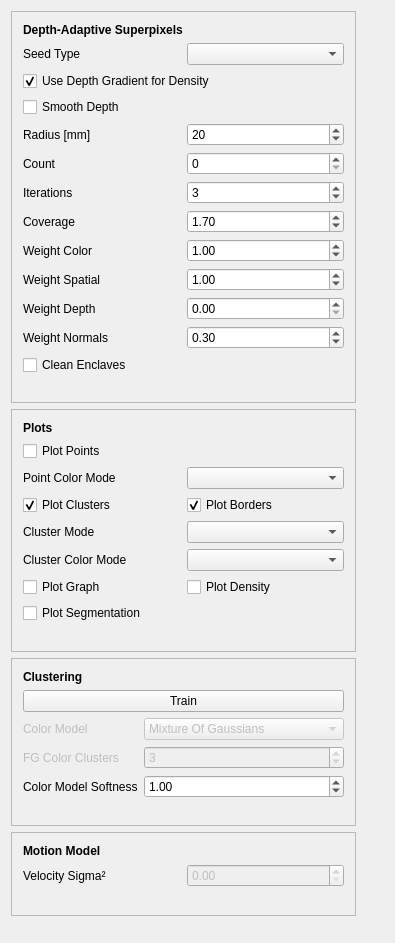
<?xml version="1.0" encoding="UTF-8"?>
<ui version="4.0">
 <class>WdgtSuperpixelParametersClass</class>
 <widget class="QWidget" name="WdgtSuperpixelParametersClass">
  <property name="geometry">
   <rect>
    <x>0</x>
    <y>0</y>
    <width>395</width>
    <height>943</height>
   </rect>
  </property>
  <property name="windowTitle">
   <string>Depth-Adaptive Super Pixels Parameters</string>
  </property>
  <layout class="QGridLayout" name="gridLayout">
   <item row="0" column="0">
    <widget class="QFrame" name="frame">
     <property name="frameShape">
      <enum>QFrame::StyledPanel</enum>
     </property>
     <property name="frameShadow">
      <enum>QFrame::Raised</enum>
     </property>
     <layout class="QGridLayout" name="gridLayout_2">
      <item row="10" column="0">
       <widget class="QLabel" name="label">
        <property name="text">
         <string>Weight Spatial</string>
        </property>
       </widget>
      </item>
      <item row="12" column="1">
       <widget class="QDoubleSpinBox" name="doubleSpinBoxWeightDepth">
        <property name="maximum">
         <double>10.000000000000000</double>
        </property>
        <property name="singleStep">
         <double>0.100000000000000</double>
        </property>
        <property name="value">
         <double>0.000000000000000</double>
        </property>
       </widget>
      </item>
      <item row="13" column="1">
       <widget class="QDoubleSpinBox" name="doubleSpinBoxWeightNormal">
        <property name="maximum">
         <double>10.000000000000000</double>
        </property>
        <property name="singleStep">
         <double>0.100000000000000</double>
        </property>
        <property name="value">
         <double>0.300000000000000</double>
        </property>
       </widget>
      </item>
      <item row="0" column="0" colspan="2">
       <widget class="QLabel" name="label_8">
        <property name="font">
         <font>
          <weight>75</weight>
          <bold>true</bold>
         </font>
        </property>
        <property name="text">
         <string>Depth-Adaptive Superpixels</string>
        </property>
       </widget>
      </item>
      <item row="8" column="0">
       <widget class="QLabel" name="label_6">
        <property name="text">
         <string>Coverage</string>
        </property>
       </widget>
      </item>
      <item row="10" column="1">
       <widget class="QDoubleSpinBox" name="doubleSpinBoxWeightSpatial">
        <property name="maximum">
         <double>10.000000000000000</double>
        </property>
        <property name="singleStep">
         <double>0.100000000000000</double>
        </property>
        <property name="value">
         <double>1.000000000000000</double>
        </property>
       </widget>
      </item>
      <item row="12" column="0">
       <widget class="QLabel" name="label_2">
        <property name="text">
         <string>Weight Depth</string>
        </property>
       </widget>
      </item>
      <item row="13" column="0">
       <widget class="QLabel" name="label_7">
        <property name="text">
         <string>Weight Normals</string>
        </property>
       </widget>
      </item>
      <item row="7" column="0">
       <widget class="QLabel" name="label_3">
        <property name="text">
         <string>Iterations</string>
        </property>
       </widget>
      </item>
      <item row="7" column="1">
       <widget class="QSpinBox" name="spinBoxIterations">
        <property name="maximum">
         <number>10</number>
        </property>
        <property name="value">
         <number>3</number>
        </property>
       </widget>
      </item>
      <item row="8" column="1">
       <widget class="QDoubleSpinBox" name="doubleSpinBoxCoverage">
        <property name="maximum">
         <double>10.000000000000000</double>
        </property>
        <property name="singleStep">
         <double>0.100000000000000</double>
        </property>
        <property name="value">
         <double>1.700000000000000</double>
        </property>
       </widget>
      </item>
      <item row="2" column="0">
       <widget class="QLabel" name="label_15">
        <property name="text">
         <string>Seed Type</string>
        </property>
       </widget>
      </item>
      <item row="2" column="1">
       <widget class="QComboBox" name="comboBoxSeedType">
        <property name="minimumSize">
         <size>
          <width>150</width>
          <height>0</height>
         </size>
        </property>
        <property name="currentIndex">
         <number>-1</number>
        </property>
       </widget>
      </item>
      <item row="9" column="0">
       <widget class="QLabel" name="label_4">
        <property name="text">
         <string>Weight Color</string>
        </property>
       </widget>
      </item>
      <item row="9" column="1">
       <widget class="QDoubleSpinBox" name="doubleSpinBoxWeightColor">
        <property name="maximum">
         <double>10.000000000000000</double>
        </property>
        <property name="singleStep">
         <double>0.100000000000000</double>
        </property>
        <property name="value">
         <double>1.000000000000000</double>
        </property>
       </widget>
      </item>
      <item row="5" column="1">
       <widget class="QDoubleSpinBox" name="doubleSpinBoxRadius">
        <property name="decimals">
         <number>0</number>
        </property>
        <property name="maximum">
         <double>1000.000000000000000</double>
        </property>
        <property name="singleStep">
         <double>1.000000000000000</double>
        </property>
        <property name="value">
         <double>20.000000000000000</double>
        </property>
       </widget>
      </item>
      <item row="5" column="0">
       <widget class="QLabel" name="label_5">
        <property name="text">
         <string>Radius [mm]</string>
        </property>
       </widget>
      </item>
      <item row="3" column="0" colspan="2">
       <widget class="QCheckBox" name="checkBoxGradientAdaptive">
        <property name="text">
         <string>Use Depth Gradient for Density</string>
        </property>
        <property name="checked">
         <bool>true</bool>
        </property>
       </widget>
      </item>
      <item row="17" column="0">
       <spacer name="verticalSpacer_2">
        <property name="orientation">
         <enum>Qt::Vertical</enum>
        </property>
        <property name="sizeHint" stdset="0">
         <size>
          <width>20</width>
          <height>40</height>
         </size>
        </property>
       </spacer>
      </item>
      <item row="4" column="0">
       <widget class="QCheckBox" name="checkBoxSmoothDepth">
        <property name="text">
         <string>Smooth Depth</string>
        </property>
       </widget>
      </item>
      <item row="6" column="0">
       <widget class="QLabel" name="label_20">
        <property name="text">
         <string>Count</string>
        </property>
       </widget>
      </item>
      <item row="6" column="1">
       <widget class="QSpinBox" name="spinBoxSuperCount">
        <property name="maximum">
         <number>9999</number>
        </property>
        <property name="singleStep">
         <number>100</number>
        </property>
       </widget>
      </item>
      <item row="16" column="0">
       <widget class="QCheckBox" name="checkBoxDaspConquerEnclaves">
        <property name="text">
         <string>Clean Enclaves</string>
        </property>
       </widget>
      </item>
     </layout>
    </widget>
   </item>
   <item row="0" column="4">
    <spacer name="horizontalSpacer">
     <property name="orientation">
      <enum>Qt::Horizontal</enum>
     </property>
     <property name="sizeHint" stdset="0">
      <size>
       <width>40</width>
       <height>20</height>
      </size>
     </property>
    </spacer>
   </item>
   <item row="1" column="0">
    <widget class="QFrame" name="frame_4">
     <property name="frameShape">
      <enum>QFrame::StyledPanel</enum>
     </property>
     <property name="frameShadow">
      <enum>QFrame::Raised</enum>
     </property>
     <layout class="QGridLayout" name="gridLayout_5">
      <item row="0" column="0" colspan="2">
       <widget class="QLabel" name="label_16">
        <property name="font">
         <font>
          <weight>75</weight>
          <bold>true</bold>
         </font>
        </property>
        <property name="text">
         <string>Plots</string>
        </property>
        <property name="alignment">
         <set>Qt::AlignLeading|Qt::AlignLeft|Qt::AlignVCenter</set>
        </property>
       </widget>
      </item>
      <item row="1" column="0" colspan="2">
       <widget class="QCheckBox" name="checkBoxPlotPoints">
        <property name="text">
         <string>Plot Points</string>
        </property>
        <property name="checked">
         <bool>false</bool>
        </property>
       </widget>
      </item>
      <item row="2" column="1">
       <widget class="QComboBox" name="comboBoxPlotPointsColor">
        <property name="minimumSize">
         <size>
          <width>150</width>
          <height>0</height>
         </size>
        </property>
       </widget>
      </item>
      <item row="6" column="1">
       <widget class="QComboBox" name="comboBoxPlotClusterColor"/>
      </item>
      <item row="2" column="0">
       <widget class="QLabel" name="label_17">
        <property name="text">
         <string>Point Color Mode</string>
        </property>
       </widget>
      </item>
      <item row="6" column="0">
       <widget class="QLabel" name="label_18">
        <property name="text">
         <string>Cluster Color Mode</string>
        </property>
       </widget>
      </item>
      <item row="5" column="0">
       <widget class="QLabel" name="label_19">
        <property name="text">
         <string>Cluster Mode</string>
        </property>
       </widget>
      </item>
      <item row="5" column="1">
       <widget class="QComboBox" name="comboBoxPlotClusterMode"/>
      </item>
      <item row="4" column="0">
       <widget class="QCheckBox" name="checkBoxPlotClusters">
        <property name="text">
         <string>Plot Clusters</string>
        </property>
        <property name="checked">
         <bool>true</bool>
        </property>
       </widget>
      </item>
      <item row="10" column="0" colspan="2">
       <spacer name="verticalSpacer_5">
        <property name="orientation">
         <enum>Qt::Vertical</enum>
        </property>
        <property name="sizeHint" stdset="0">
         <size>
          <width>20</width>
          <height>40</height>
         </size>
        </property>
       </spacer>
      </item>
      <item row="8" column="0">
       <widget class="QCheckBox" name="checkBoxPlotGraph">
        <property name="text">
         <string>Plot Graph</string>
        </property>
       </widget>
      </item>
      <item row="8" column="1">
       <widget class="QCheckBox" name="checkBoxPlotDensity">
        <property name="text">
         <string>Plot Density</string>
        </property>
       </widget>
      </item>
      <item row="4" column="1">
       <widget class="QCheckBox" name="checkBoxPlotBorders">
        <property name="text">
         <string>Plot Borders</string>
        </property>
        <property name="checked">
         <bool>true</bool>
        </property>
       </widget>
      </item>
      <item row="9" column="0">
       <widget class="QCheckBox" name="checkBoxPlotSegments">
        <property name="text">
         <string>Plot Segmentation</string>
        </property>
       </widget>
      </item>
     </layout>
    </widget>
   </item>
   <item row="11" column="0">
    <widget class="QFrame" name="frame_2">
     <property name="frameShape">
      <enum>QFrame::StyledPanel</enum>
     </property>
     <property name="frameShadow">
      <enum>QFrame::Raised</enum>
     </property>
     <layout class="QGridLayout" name="gridLayout_3">
      <item row="0" column="0" colspan="2">
       <widget class="QLabel" name="label_9">
        <property name="font">
         <font>
          <weight>75</weight>
          <bold>true</bold>
         </font>
        </property>
        <property name="text">
         <string>Clustering</string>
        </property>
       </widget>
      </item>
      <item row="2" column="0">
       <widget class="QLabel" name="label_10">
        <property name="enabled">
         <bool>false</bool>
        </property>
        <property name="text">
         <string>Color Model</string>
        </property>
       </widget>
      </item>
      <item row="2" column="1">
       <widget class="QComboBox" name="comboBoxColorModel">
        <property name="enabled">
         <bool>false</bool>
        </property>
        <property name="minimumSize">
         <size>
          <width>200</width>
          <height>0</height>
         </size>
        </property>
        <item>
         <property name="text">
          <string>Mixture Of Gaussians</string>
         </property>
        </item>
       </widget>
      </item>
      <item row="3" column="0">
       <widget class="QLabel" name="label_11">
        <property name="enabled">
         <bool>false</bool>
        </property>
        <property name="text">
         <string>FG Color Clusters</string>
        </property>
       </widget>
      </item>
      <item row="3" column="1">
       <widget class="QSpinBox" name="spinBoxColorClusters">
        <property name="enabled">
         <bool>false</bool>
        </property>
        <property name="minimum">
         <number>1</number>
        </property>
        <property name="maximum">
         <number>9</number>
        </property>
        <property name="singleStep">
         <number>3</number>
        </property>
        <property name="value">
         <number>3</number>
        </property>
       </widget>
      </item>
      <item row="4" column="1">
       <widget class="QDoubleSpinBox" name="doubleSpinBoxColorSoftness">
        <property name="minimum">
         <double>0.100000000000000</double>
        </property>
        <property name="maximum">
         <double>2.000000000000000</double>
        </property>
        <property name="singleStep">
         <double>0.100000000000000</double>
        </property>
        <property name="value">
         <double>1.000000000000000</double>
        </property>
       </widget>
      </item>
      <item row="4" column="0">
       <widget class="QLabel" name="label_14">
        <property name="text">
         <string>Color Model Softness</string>
        </property>
       </widget>
      </item>
      <item row="1" column="0" colspan="2">
       <widget class="QPushButton" name="pushButtonColorModelTrain">
        <property name="text">
         <string>Train</string>
        </property>
       </widget>
      </item>
      <item row="5" column="0">
       <spacer name="verticalSpacer_3">
        <property name="orientation">
         <enum>Qt::Vertical</enum>
        </property>
        <property name="sizeHint" stdset="0">
         <size>
          <width>20</width>
          <height>40</height>
         </size>
        </property>
       </spacer>
      </item>
     </layout>
    </widget>
   </item>
   <item row="12" column="0">
    <widget class="QFrame" name="frame_3">
     <property name="frameShape">
      <enum>QFrame::StyledPanel</enum>
     </property>
     <property name="frameShadow">
      <enum>QFrame::Raised</enum>
     </property>
     <layout class="QGridLayout" name="gridLayout_4">
      <item row="0" column="0" colspan="2">
       <widget class="QLabel" name="label_12">
        <property name="font">
         <font>
          <weight>75</weight>
          <bold>true</bold>
         </font>
        </property>
        <property name="text">
         <string>Motion Model</string>
        </property>
       </widget>
      </item>
      <item row="3" column="0">
       <spacer name="verticalSpacer_4">
        <property name="orientation">
         <enum>Qt::Vertical</enum>
        </property>
        <property name="sizeHint" stdset="0">
         <size>
          <width>20</width>
          <height>40</height>
         </size>
        </property>
       </spacer>
      </item>
      <item row="1" column="0">
       <widget class="QLabel" name="label_13">
        <property name="text">
         <string>Velocity Sigma²</string>
        </property>
       </widget>
      </item>
      <item row="1" column="1">
       <widget class="QDoubleSpinBox" name="doubleSpinBoxMotionSigma2">
        <property name="enabled">
         <bool>false</bool>
        </property>
       </widget>
      </item>
     </layout>
    </widget>
   </item>
   <item row="13" column="0">
    <spacer name="verticalSpacer">
     <property name="orientation">
      <enum>Qt::Vertical</enum>
     </property>
     <property name="sizeHint" stdset="0">
      <size>
       <width>20</width>
       <height>40</height>
      </size>
     </property>
    </spacer>
   </item>
  </layout>
 </widget>
 <layoutdefault spacing="6" margin="11"/>
 <resources/>
 <connections/>
</ui>
